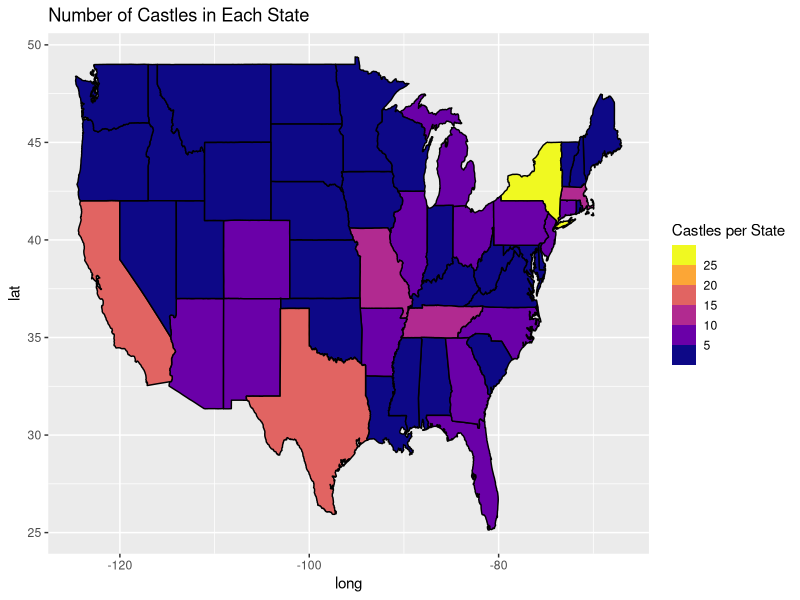

Here is the R script that generated this plot:
## ---- chunk 1
library(readr)
library(tidyverse)
library(maps)

castle_data <- read_csv("castles-by-state-2024.csv")
us_states <- map_data("state")
## ---- chunk 2
state_population <- castle_data |>
  mutate(state = str_to_lower(state)) |>
  right_join(us_states, by = c("state" = "region")) 

state_population |>
  ggplot(mapping = aes(x = long, 
                       y = lat, 
                       group = group)) +
  geom_polygon(aes(fill = NumberOfCastlesState), color = "black")  +
  scale_fill_viridis_b(option = "C") +
  labs(fill = "Castles per State", 
       title = "Number of Castles in Each State")
